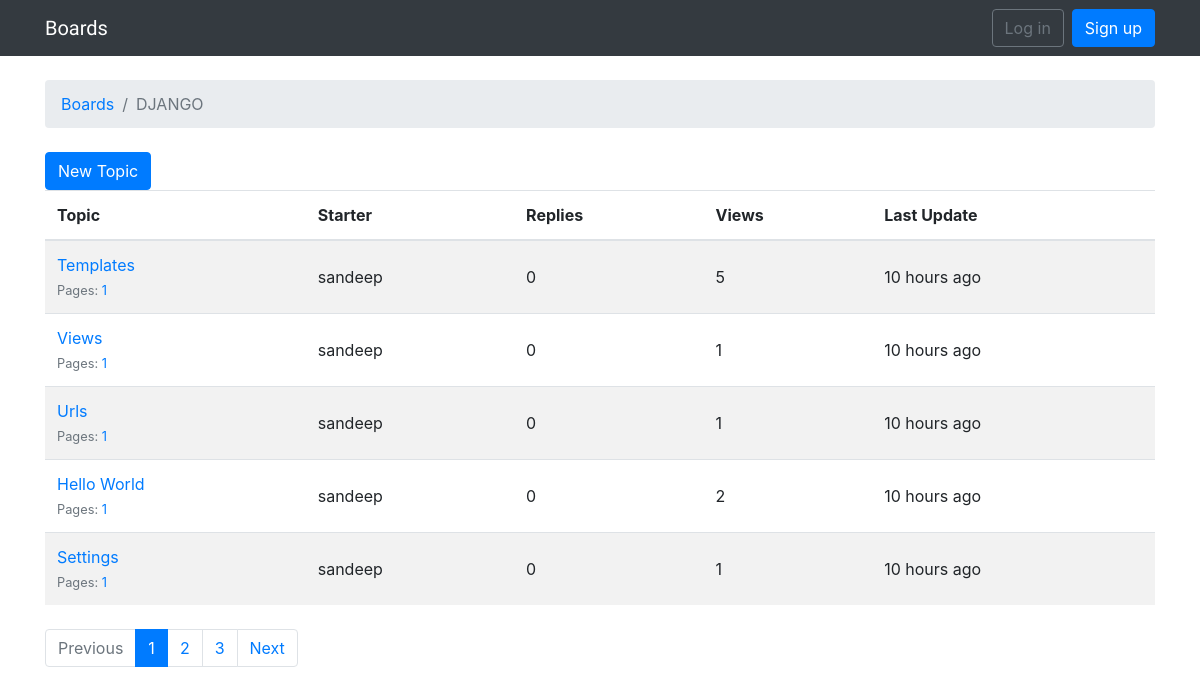
Before: /boards/1 with the older database file.
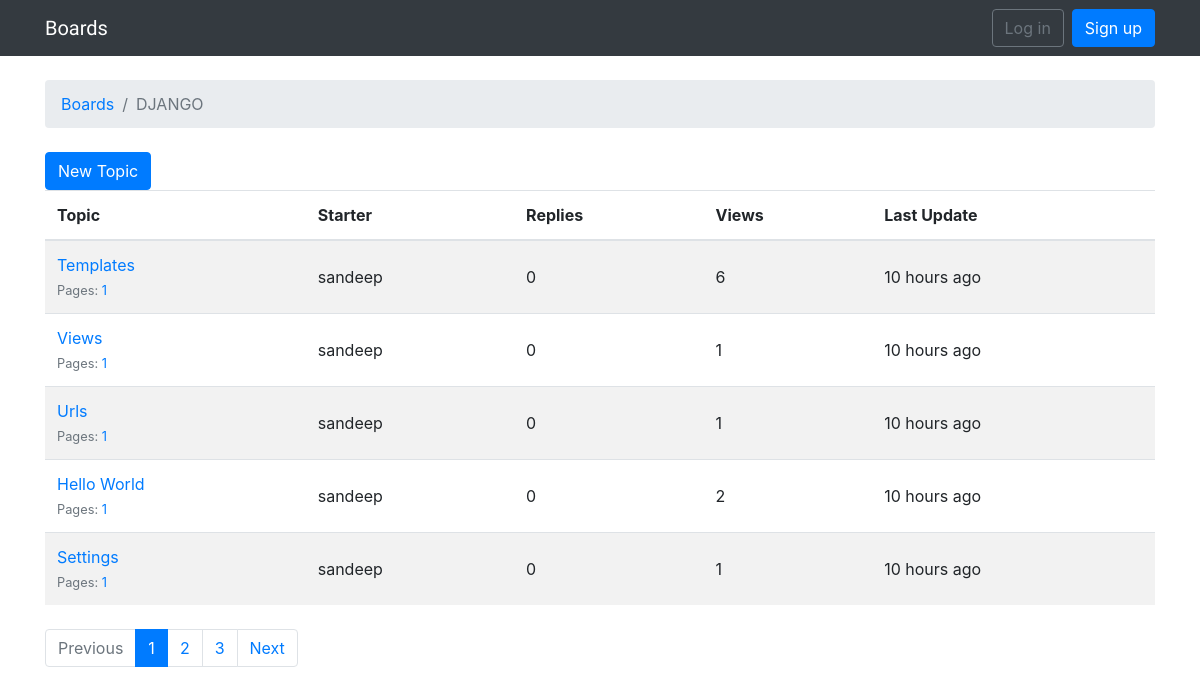
After: the same page with the newer database file.
### boards/models.py (models this page shows, shortened)
class Board(models.Model):
    name = models.CharField(max_length=100, unique=True)
    description = models.CharField(max_length=200)

class Topic(models.Model):
    subject = models.CharField(max_length=255)
    last_updated = models.DateTimeField(auto_now_add=True)
    board = models.ForeignKey(Board, on_delete=models.CASCADE, related_name='topics')
    starter = models.ForeignKey(User, on_delete=models.CASCADE, related_name='topics')
    views = models.PositiveIntegerField(default=0)
    def get_page_count(self):
        count = self.posts.count()
        pages = count / 3
        return math.ceil(pages)
    def has_many_pages(self, count=None):
        if count is None:
            count = self.get_page_count()
        return count > 6
    def get_page_range(self):
        count = self.get_page_count()
        if self.has_many_pages(count):
            return range(1, 5)
        return range(1, count + 1)

### boards/views.py (the view)
# urls.py: path("boards/<int:pk>", views.TopicListView.as_view(), name="board_topics"),
class TopicListView(ListView):
    model = Topic
    context_object_name = 'topics'
    template_name = 'topics.html'
    paginate_by = 5
    def get_context_data(self, *, object_list=None, **kwargs):
        kwargs['board'] = self.board
        return super().get_context_data(**kwargs)
    def get_queryset(self):
        self.board = get_object_or_404(Board, pk=self.kwargs.get('pk'))
        queryset = self.board.topics.order_by('-last_updated').annotate(replies=Count('posts') - 1)
        return queryset

### templates/topics.html (shortened to what this page needs)
{% extends 'base.html' %}
{% load humanize %}
{% block breadcrumb %}
<li class="breadcrumb-item"><a href="{% url 'home' %}">Boards</a></li>
<li class="breadcrumb-item active ">{{board.name}}</li>
{% endblock %}
{% block content %}
<div>
    <a href="{% url 'new_topic' board.pk%}" class="btn btn-primary">New Topic</a>
</div>
<table class="table table-striped mb-4">
    <thead class="thead-inverse">
        <tr>
            <th>Topic</th>
            <th>Starter</th>
            <th>Replies</th>
            <th>Views</th>
            <th>Last Update</th>
        </tr>
    </thead>
    <tbody>
        {% for topic in topics %}
        {% url 'topic_posts' board.pk topic.pk as topic_url %}
        <tr>
            <td>
                <p class="mb-0">
                    <a href="{{ topic_url }}">{{ topic.subject }}</a>
                </p>
                <small class="text-muted">
                    Pages:
                    {% for i in topic.get_page_range %}
                    <a href="{{ topic_url }}?page={{ i }}">{{ i }}</a>
                    {% endfor %}
                </small>
            </td>
            <td class="align-middle">{{ topic.starter.username }}</td>
            <td class="align-middle">{{ topic.replies }}</td>
            <td class="align-middle">{{ topic.views }}</td>
            <td class="align-middle">{{ topic.last_updated|naturaltime }}</td>
        </tr>
        {% endfor %}
    </tbody>
</table>
{% include 'includes/pagination.html' %}
{% endblock %}

### templates/base.html (shortened to what this page needs)
{% load static %}
<!DOCTYPE html>
<html lang="en">
<head>
    <link rel="stylesheet" href="{% static 'css/bootstrap.min.css' %}">
    <link rel="stylesheet" href="{% static 'css/app.css' %}">
</head>
<body>
    {% block body %}
    <nav class="navbar navbar-expand-sm navbar-dark bg-dark">
        <div class="container">
            <a class="navbar-brand" href="{% url 'home' %}">Boards</a>
            <div class="collapse navbar-collapse" id="mainMenu">
                {% if user.is_authenticated %}
                <ul class="navbar-nav ml-auto">
                    <li class="nav-item dropdown">
                        <a class="nav-link dropdown-toggle" href="#" id="userMenu" data-toggle="dropdown"
                            aria-haspopup="true" aria-expanded="false">
                            {{ user.username }}
                        </a>
                        <div class="dropdown-menu dropdown-menu-right" aria-labelledby="userMenu">
                            <a class="dropdown-item" href="{% url 'my_account' %}">My account</a>
                            <a class="dropdown-item" href="{% url 'password_change' %}">Change password</a>
                            <div class="dropdown-divider"></div>
                            <a class="dropdown-item" href="{% url 'logout' %}">Log out</a>
                        </div>
                    </li>
                </ul>
                {% else %}
                <form class="form-inline ml-auto">
                    <a href="{% url 'login' %}" class="btn btn-outline-secondary">Log in</a>
                    <a href="{% url 'signup' %}" class="btn btn-primary ml-2">Sign up</a>
                </form>
                {% endif %}
            </div>
        </div>
    </nav>
    <div class="container">
        <ol class="breadcrumb my-4">
            {% block breadcrumb %}
            {% endblock %}
        </ol>
        {% block content %}
        {% endblock content %}
    </div>
    {% endblock body %}
</body>
</html>

### templates/includes/pagination.html (shortened to what this page needs)
{% if is_paginated %}
<nav aria-label="Topics pagination" class="mb-4">
    <ul class="pagination">
        {% if page_obj.has_previous %}
        <li class="page-item">
            <a class="page-link" href="?page={{ page_obj.previous_page_number }}">Previous</a>
        </li>
        {% else %}
        <li class="page-item disabled">
            <span class="page-link">Previous</span>
        </li>
        {% endif %}
        {% for page_num in paginator.page_range %}
        {% if page_obj.number == page_num %}
        <li class="page-item active">
            <span class="page-link">
                {{ page_num }}
            </span>
        </li>
        {% else %}
        <li class="page-item">
            <a class="page-link" href="?page={{ page_num }}">{{ page_num }}</a>
        </li>
        {% endif %}
        {% endfor %}
        {% if page_obj.has_next %}
        <li class="page-item">
            <a class="page-link" href="?page={{ page_obj.next_page_number }}">Next</a>
        </li>
        {% else %}
        <li class="page-item disabled">
            <span class="page-link">Next</span>
        </li>
        {% endif %}
    </ul>
</nav>
{% endif %}

### static/css/app.css (style rules this page uses)
.navbar-brand { font-family: 'Ubuntu', sans-serif; }

Changed rows visible on the page:
changed Topic "Templates": views "5" → "6"
